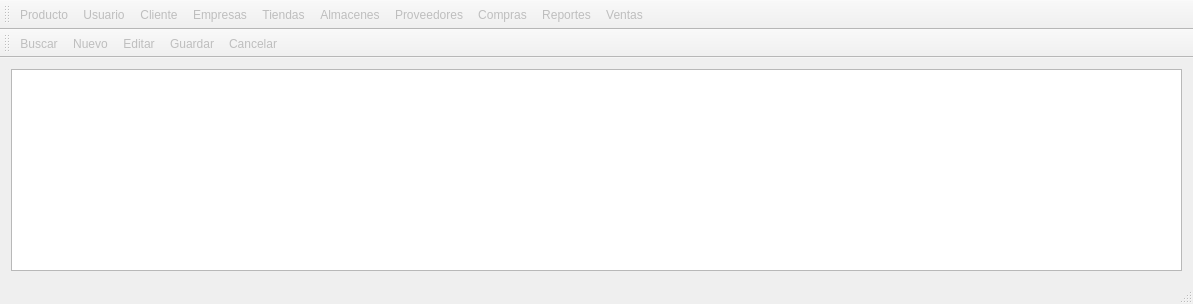
<?xml version="1.0" encoding="UTF-8"?>
<ui version="4.0">
 <class>MainWindow</class>
 <widget class="QMainWindow" name="MainWindow">
  <property name="geometry">
   <rect>
    <x>0</x>
    <y>0</y>
    <width>1193</width>
    <height>304</height>
   </rect>
  </property>
  <property name="windowTitle">
   <string>ÓpticaJireh</string>
  </property>
  <property name="windowIcon">
   <iconset resource="Icons/Icons.qrc">
    <normaloff>:/Icons/internet-news-reader.png</normaloff>:/Icons/internet-news-reader.png</iconset>
  </property>
  <property name="iconSize">
   <size>
    <width>2</width>
    <height>2</height>
   </size>
  </property>
  <property name="toolButtonStyle">
   <enum>Qt::ToolButtonTextBesideIcon</enum>
  </property>
  <widget class="QWidget" name="centralWidget">
   <layout class="QGridLayout" name="gridLayout">
    <item row="0" column="0">
     <widget class="QTableView" name="test"/>
    </item>
   </layout>
  </widget>
  <widget class="QToolBar" name="toolBar_modulos">
   <property name="windowTitle">
    <string>toolBar</string>
   </property>
   <property name="iconSize">
    <size>
     <width>40</width>
     <height>40</height>
    </size>
   </property>
   <property name="floatable">
    <bool>true</bool>
   </property>
   <attribute name="toolBarArea">
    <enum>TopToolBarArea</enum>
   </attribute>
   <attribute name="toolBarBreak">
    <bool>false</bool>
   </attribute>
   <addaction name="actionProducto"/>
   <addaction name="actionUsuario"/>
   <addaction name="actionCliente"/>
   <addaction name="actionEmpresas"/>
   <addaction name="actionTiendas"/>
   <addaction name="actionAlmacen"/>
   <addaction name="actionProveedores"/>
   <addaction name="actionCompras"/>
   <addaction name="actionReportes"/>
   <addaction name="actionVentas"/>
  </widget>
  <widget class="QStatusBar" name="statusBar">
   <property name="cursor">
    <cursorShape>IBeamCursor</cursorShape>
   </property>
  </widget>
  <widget class="QToolBar" name="options_toolBar">
   <property name="windowTitle">
    <string>toolBar</string>
   </property>
   <property name="iconSize">
    <size>
     <width>36</width>
     <height>36</height>
    </size>
   </property>
   <attribute name="toolBarArea">
    <enum>TopToolBarArea</enum>
   </attribute>
   <attribute name="toolBarBreak">
    <bool>true</bool>
   </attribute>
   <addaction name="actionBuscar"/>
   <addaction name="actionNuevo"/>
   <addaction name="actionEditar"/>
   <addaction name="actionGuardar"/>
   <addaction name="actionCancelar"/>
  </widget>
  <action name="actionProducto">
   <property name="enabled">
    <bool>false</bool>
   </property>
   <property name="icon">
    <iconset resource="Icons/Icons.qrc">
     <normaloff>:/Icons/inventory-maintenance.png</normaloff>:/Icons/inventory-maintenance.png</iconset>
   </property>
   <property name="text">
    <string>Producto</string>
   </property>
   <property name="shortcut">
    <string>Ctrl+P</string>
   </property>
  </action>
  <action name="actionUsuario">
   <property name="enabled">
    <bool>false</bool>
   </property>
   <property name="icon">
    <iconset resource="Icons/Icons.qrc">
     <normaloff>:/Icons/users.png</normaloff>:/Icons/users.png</iconset>
   </property>
   <property name="text">
    <string>Usuario</string>
   </property>
   <property name="shortcut">
    <string>Ctrl+U</string>
   </property>
  </action>
  <action name="actionCliente">
   <property name="enabled">
    <bool>false</bool>
   </property>
   <property name="icon">
    <iconset resource="Icons/Icons.qrc">
     <normaloff>:/Icons/clients.png</normaloff>:/Icons/clients.png</iconset>
   </property>
   <property name="text">
    <string>Cliente</string>
   </property>
   <property name="shortcut">
    <string>Ctrl+L</string>
   </property>
  </action>
  <action name="actionEditar">
   <property name="enabled">
    <bool>false</bool>
   </property>
   <property name="icon">
    <iconset resource="Icons/Icons.qrc">
     <normaloff>:/Icons/1349716425_doc_edit.png</normaloff>:/Icons/1349716425_doc_edit.png</iconset>
   </property>
   <property name="text">
    <string>Editar</string>
   </property>
   <property name="toolTip">
    <string>Editar registro actual</string>
   </property>
   <property name="shortcut">
    <string>Ctrl+E</string>
   </property>
  </action>
  <action name="actionNuevo">
   <property name="enabled">
    <bool>false</bool>
   </property>
   <property name="icon">
    <iconset resource="Icons/Icons.qrc">
     <normaloff>:/Icons/1349716386_monotone_add_plus_round.png</normaloff>:/Icons/1349716386_monotone_add_plus_round.png</iconset>
   </property>
   <property name="text">
    <string>Nuevo</string>
   </property>
   <property name="toolTip">
    <string>Nuevo Registro</string>
   </property>
   <property name="shortcut">
    <string>Ctrl+N</string>
   </property>
  </action>
  <action name="actionBuscar">
   <property name="enabled">
    <bool>false</bool>
   </property>
   <property name="icon">
    <iconset resource="Icons/Icons.qrc">
     <normaloff>:/Icons/1349716430_zoom.png</normaloff>:/Icons/1349716430_zoom.png</iconset>
   </property>
   <property name="text">
    <string>Buscar</string>
   </property>
   <property name="shortcut">
    <string>Ctrl+B</string>
   </property>
  </action>
  <action name="actionTiendas">
   <property name="enabled">
    <bool>false</bool>
   </property>
   <property name="icon">
    <iconset resource="Icons/Icons.qrc">
     <normaloff>:/Icons/1354299865_rssshop.png</normaloff>:/Icons/1354299865_rssshop.png</iconset>
   </property>
   <property name="text">
    <string>Tiendas</string>
   </property>
   <property name="toolTip">
    <string>Tienda</string>
   </property>
   <property name="shortcut">
    <string>Ctrl+T</string>
   </property>
  </action>
  <action name="actionEmpresas">
   <property name="enabled">
    <bool>false</bool>
   </property>
   <property name="icon">
    <iconset resource="Icons/Icons.qrc">
     <normaloff>:/Icons/photo.png</normaloff>:/Icons/photo.png</iconset>
   </property>
   <property name="text">
    <string>Empresas</string>
   </property>
   <property name="toolTip">
    <string>Empresas</string>
   </property>
   <property name="shortcut">
    <string>Ctrl+V</string>
   </property>
  </action>
  <action name="actionAlmacen">
   <property name="enabled">
    <bool>false</bool>
   </property>
   <property name="icon">
    <iconset resource="Icons/Icons.qrc">
     <normaloff>:/Icons/file-roller.png</normaloff>:/Icons/file-roller.png</iconset>
   </property>
   <property name="text">
    <string>Almacenes</string>
   </property>
  </action>
  <action name="actionProveedores">
   <property name="enabled">
    <bool>false</bool>
   </property>
   <property name="icon">
    <iconset resource="Icons/Icons.qrc">
     <normaloff>:/Icons/autoship.png</normaloff>:/Icons/autoship.png</iconset>
   </property>
   <property name="text">
    <string>Proveedores</string>
   </property>
   <property name="shortcut">
    <string>Ctrl+D</string>
   </property>
  </action>
  <action name="actionCompras">
   <property name="enabled">
    <bool>false</bool>
   </property>
   <property name="icon">
    <iconset resource="Icons/Icons.qrc">
     <normaloff>:/Icons/shopping-cart_basic_blue.png</normaloff>:/Icons/shopping-cart_basic_blue.png</iconset>
   </property>
   <property name="text">
    <string>Compras</string>
   </property>
   <property name="shortcut">
    <string>Ctrl+C</string>
   </property>
  </action>
  <action name="actionGuardar">
   <property name="enabled">
    <bool>false</bool>
   </property>
   <property name="icon">
    <iconset resource="Icons/Icons.qrc">
     <normaloff>:/Icons/1349716356_save.png</normaloff>:/Icons/1349716356_save.png</iconset>
   </property>
   <property name="text">
    <string>Guardar</string>
   </property>
   <property name="toolTip">
    <string>guardar</string>
   </property>
   <property name="shortcut">
    <string>Ctrl+G</string>
   </property>
  </action>
  <action name="actionCancelar">
   <property name="enabled">
    <bool>false</bool>
   </property>
   <property name="icon">
    <iconset resource="Icons/Icons.qrc">
     <normaloff>:/Icons/1349716433_doc_delete.png</normaloff>:/Icons/1349716433_doc_delete.png</iconset>
   </property>
   <property name="text">
    <string>Cancelar</string>
   </property>
   <property name="shortcut">
    <string>Ctrl+X</string>
   </property>
  </action>
  <action name="actionReportes">
   <property name="enabled">
    <bool>false</bool>
   </property>
   <property name="icon">
    <iconset resource="Icons/Icons.qrc">
     <normaloff>:/Icons/abiword.png</normaloff>:/Icons/abiword.png</iconset>
   </property>
   <property name="text">
    <string>Reportes</string>
   </property>
   <property name="shortcut">
    <string>Ctrl+P</string>
   </property>
  </action>
  <action name="actionVentas">
   <property name="enabled">
    <bool>false</bool>
   </property>
   <property name="icon">
    <iconset resource="Icons/Icons.qrc">
     <normaloff>:/Icons/ticket.png</normaloff>:/Icons/ticket.png</iconset>
   </property>
   <property name="text">
    <string>Ventas</string>
   </property>
  </action>
 </widget>
 <layoutdefault spacing="6" margin="11"/>
 <resources>
  <include location="Icons/Icons.qrc"/>
 </resources>
 <connections/>
</ui>
